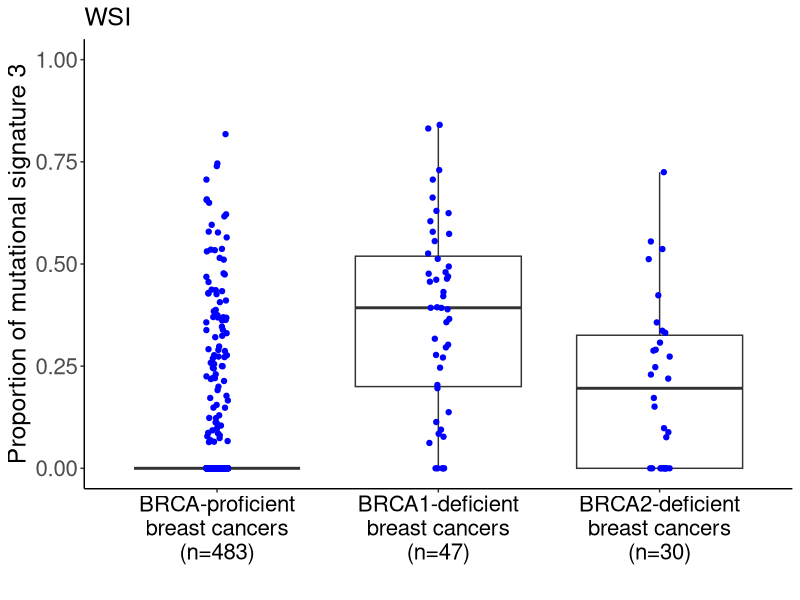

The R script that drew this image:
# Load packages
library(ggplot2)

# Set working directory
setwd("/Users/WIMM/Documents/BRCA_2018/Github/")

# Read file
df <- read.table("Data/WSI_final.txt", header=TRUE, sep="\t", na.strings="NA", check.names=FALSE)

# Subset relevant columns
df <- df[ , c("BRCA_status", "Signature.3.Whole.Exome")]

# Remove missing rows
df <- na.omit(df)

# Compute p-values
    # BRCA1-deficient vs. BRCA-proficient
    wilcox.test(Signature.3.Whole.Exome ~ BRCA_status, data=subset(df, BRCA_status %in% c("BRCA-proficient", "BRCA1-deficient")))$p.value
    
    # BRCA2-deficient vs. BRCA-proficient
    wilcox.test(Signature.3.Whole.Exome ~ BRCA_status, data=subset(df, BRCA_status %in% c("BRCA-proficient", "BRCA2-deficient")))$p.value
    
# Tabulate sample size per genotype
n.proficient <- length(df$BRCA_status[which(df$BRCA_status=="BRCA-proficient")])
n.brca1 <- length(df$BRCA_status[which(df$BRCA_status=="BRCA1-deficient")])
n.brca2 <- length(df$BRCA_status[which(df$BRCA_status=="BRCA2-deficient")])

# Boxplot
    # Definition
    data <- df
    x <- data$BRCA_status
    y <- data$Signature.3.Whole.Exome
    maintitle <- "WSI"
    xtitle <- ""
    ytitle <- "Proportion of mutational signature 3"
    xlabels <- c(paste("BRCA-proficient\nbreast cancers\n(n=", n.proficient, ")", sep=""),
     paste("BRCA1-deficient\nbreast cancers\n(n=", n.brca1, ")", sep=""),
     paste("BRCA2-deficient\nbreast cancers\n(n=", n.brca2, ")", sep=""))
    
    
    # Plot
    plot <- ggplot(data, aes(x=x, y=y)) +
        geom_boxplot(outlier.colour="white") +
        geom_jitter(height=0, width=0.05, color="blue") +
        ylim(0, 1.0) +
        labs(title=maintitle, x=xtitle, y=ytitle) +
        scale_x_discrete(labels=xlabels) +
        theme(panel.grid.major=element_blank(),
              panel.grid.minor=element_blank(),
              panel.background=element_blank(),
              axis.line = element_line(colour="black"),
              axis.text=element_text(size=16),
              axis.title=element_text(size=18),
              axis.text.x=element_text(colour="black"),
              plot.title=element_text(size=18))

    # Sava plot
    ggsave("Figures/Supp Figure_1.pdf", plot, width=8, height=8)
